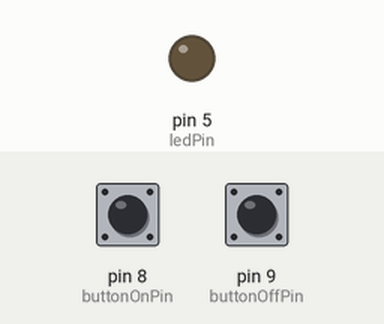
This sketch was run on a simulated Arduino Uno, built with avr-gcc and run on an emulated ATmega328P. Shown: output pins drawn as LEDs (lit = HIGH). The test bench sets the inputs (shaded band); at power-on: pin 8 (buttonOnPin) HIGH, pin 9 (buttonOffPin) HIGH.

Above: at 1.2 s.
1.3 s: pin 8 (buttonOnPin) pulled LOW for 0.15 s
At 2.0 s:
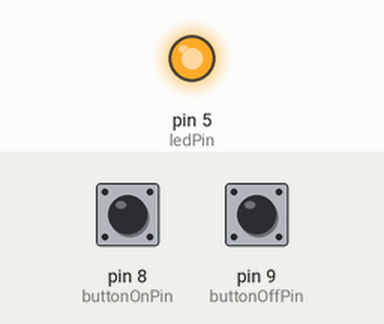
2.9 s: pin 9 (buttonOffPin) pulled LOW for 0.15 s
At 3.2 s:
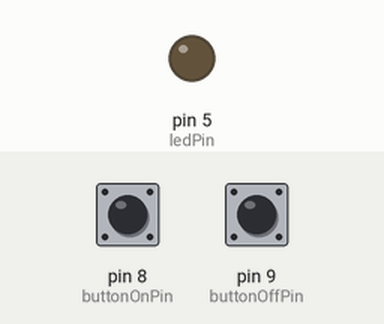
4.5 s: pin 8 (buttonOnPin) pulled LOW for 1 s
At 5.6 s:
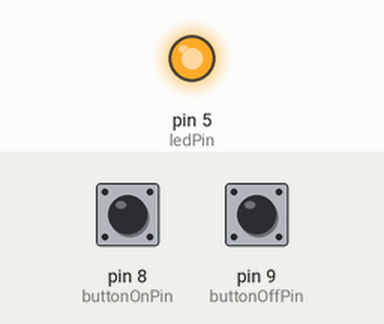
7.0 s: pin 8 (buttonOnPin) driven LOW and pin 9 (buttonOffPin) driven LOW
At 7.8 s:
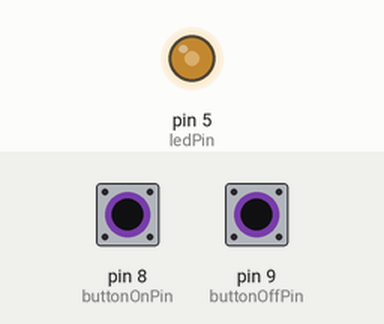
8.5 s: pin 9 (buttonOffPin) driven HIGH
At 9.7 s:
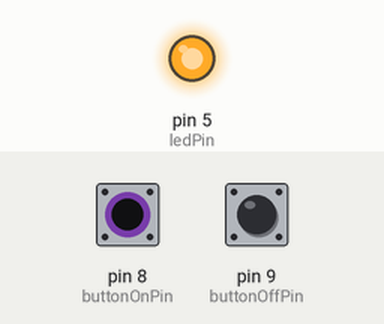
Timing chart, 0 to 11.0 s (numbered marks = the images above; inputs shaded):
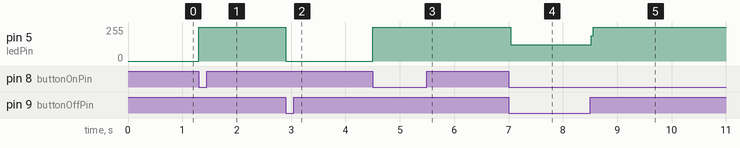

The sketch:

ledButton.ino
```cpp
//1.8.20
//LED on/off w buttons

int ledPin = 5;
int buttonOnPin = 8;
int buttonOffPin = 9;

void setup()
{
 pinMode(ledPin, OUTPUT);
 pinMode(buttonOnPin, INPUT_PULLUP);
 pinMode(buttonOffPin, INPUT_PULLUP);
}

void loop()
{
 if (digitalRead(buttonOnPin) == LOW)
 {
     digitalWrite(ledPin, HIGH);
 }
  if(digitalRead(buttonOffPin) == LOW)
  {
     digitalWrite(ledPin, LOW);
  }
 }
```

Measured:
- after the input at 1.3 s, pin 5 (ledPin): 0/255 → 255/255 at once
- after the input at 2.9 s, pin 5 (ledPin): 255/255 → 0/255 at once
- after the input at 4.5 s, pin 5 (ledPin): 0/255 → 255/255 at once
- after the input at 7.0 s, pin 5 (ledPin): 255/255 → 122/255 at once
- after the input at 8.5 s, pin 5 (ledPin): 122/255 → 255/255 at once
